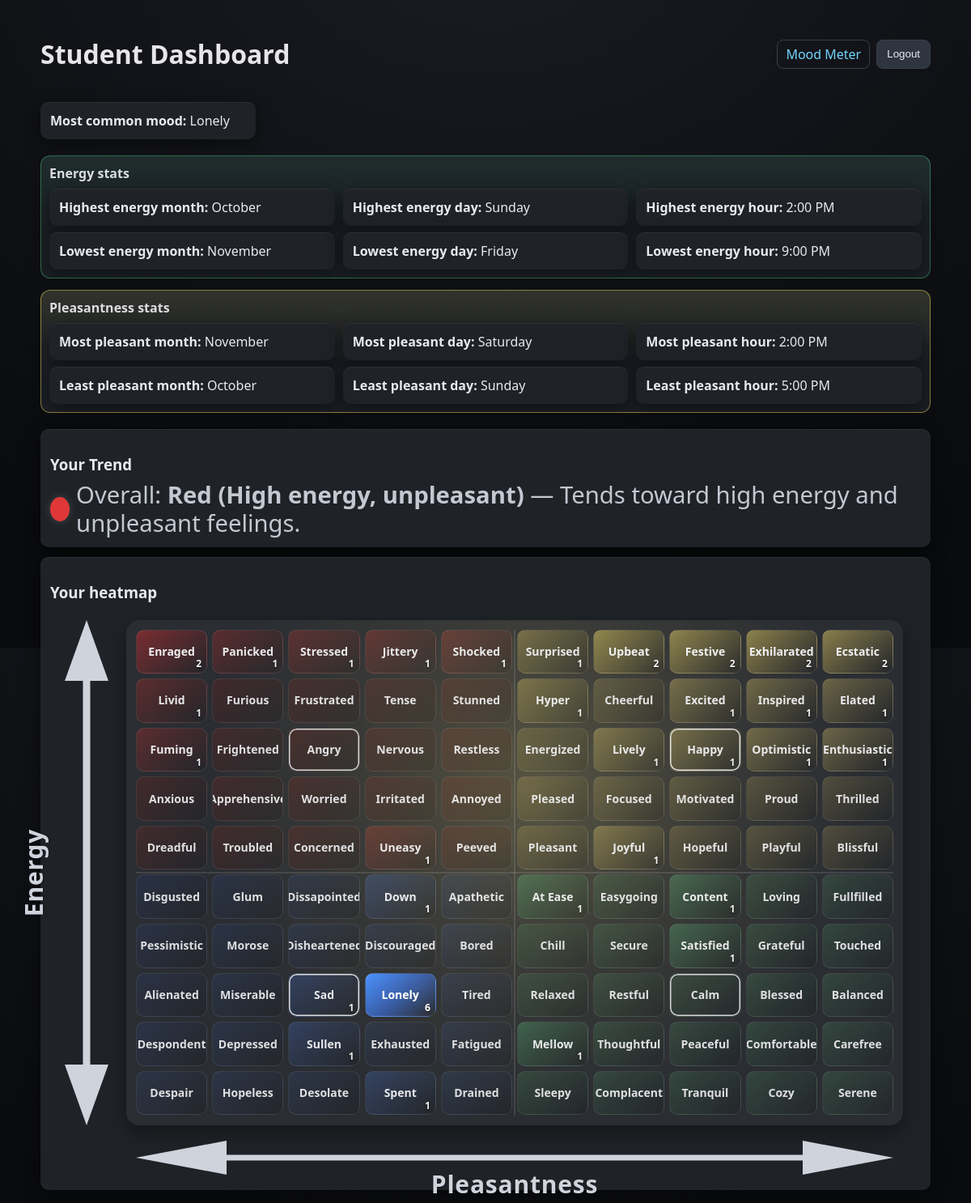
The app's page /dashboard?self=1 (signed in) with its own data.
### app.py (models this page shows)
class MoodSubmission(db.Model):
    __tablename__ = 'mood_submissions'
    id = db.Column(db.Integer, primary_key=True)
    user_id = db.Column(db.String(36), db.ForeignKey('users.id'), nullable=True, index=True)
    user = db.relationship('User', backref=db.backref('mood_submissions', lazy=True))
    x = db.Column(db.Integer, nullable=False)
    y = db.Column(db.Integer, nullable=False)
    label = db.Column(db.String(255), nullable=True)
    chosen_at = db.Column(db.DateTime(timezone=True), nullable=False, index=True)
    ip = db.Column(db.String(45), nullable=True)
    created_at = db.Column(db.DateTime(timezone=True), nullable=False, default=lambda: datetime.now(timezone.utc), index=True)
    session_id = db.Column(db.Integer, db.ForeignKey('sessions.id'), nullable=True, index=True)

### app.py (the view, shortened to what this page needs)
@app.route('/dashboard')
def dashboard():
    if not getattr(current_user, 'is_authenticated', False):
        return redirect(url_for('login_view'))
    grid = get_label_grid()
    df, dt, tf, tt = _parse_dt_filters()
    is_super = getattr(current_user, 'role', 'student') == 'super'
    self_mode = request.args.get('self') in ('1', 'true', 'True')
    if (current_user.role in ('teacher', 'super')) and self_mode:
        q = MoodSubmission.query.filter(MoodSubmission.user_id == current_user.get_id())
        q = _apply_filters(q, df, dt, tf, tt)
        subs = q.all()
        stats = _compute_stats(subs)
        return render_template(
            'student_dashboard.html',
            grid=grid,
            size=(10 if grid else 0),
            stats=stats,
            filters={'date_from': df, 'date_to': dt, 'time_from': tf, 'time_to': tt},
        )

### app.py (called while the page is built, shortened)
@app.before_request
def _diag_before_request():
    g.__req_start = time.perf_counter()
    g.__request_id = request.headers.get('X-Request-Id') or uuid.uuid4().hex[:12]
    g.__client_ip = request.headers.get('X-Forwarded-For', request.remote_addr) or 'unknown'

@app.after_request
def _diag_after_request(resp: Response):
    try:
        dur_ms = None
        if hasattr(g, '__req_start'):
            dur_ms = int((time.perf_counter() - g.__req_start) * 1000)
        resp.headers['X-Instance-Id'] = INSTANCE_ID
        if hasattr(g, '__request_id'):
            resp.headers['X-Request-Id'] = g.__request_id
        app.logger.info(
            "req method=%s path=%s status=%s dur_ms=%s ip=%s rid=%s ua=%s",
            request.method,
            request.path,
            resp.status_code,
            dur_ms,
            getattr(g, '__client_ip', 'unknown'),
            getattr(g, '__request_id', '-'),
            (request.user_agent.string[:120] if request.user_agent else '-'),
        )
    except Exception:
        pass
    return resp

@login_manager.user_loader
def load_user(user_id: str):
    return db.session.get(User, user_id)

def get_label_grid() -> list[list[str]]:
    csv_path = Path(__file__).parent / 'Mood_Meter_DataFrame.csv'
    try:
        mtime = os.path.getmtime(csv_path)
    except Exception:
        mtime = None
    return _load_grid_cached(str(csv_path), mtime)

def _parse_dt_filters():
    df = request.args.get('date_from') or None
    dt = request.args.get('date_to') or None
    tf = request.args.get('time_from') or None
    tt = request.args.get('time_to') or None
    return df, dt, tf, tt

def _apply_filters(query, date_from: Optional[str], date_to: Optional[str], time_from: Optional[str], time_to: Optional[str]):
    if date_from:
        try:
            start = datetime.strptime(date_from, '%Y-%m-%d').replace(tzinfo=timezone.utc)
            query = query.filter(MoodSubmission.chosen_at >= start)
        except Exception:
            pass
    return query

### templates/student_dashboard.html (shortened to what this page needs)
<!doctype html>
<html lang="en">
<head>
  <link rel="stylesheet" href="https://unpkg.com/modern-css-reset/dist/reset.min.css">
  <link rel="stylesheet" href="{{ url_for('static', filename='css/styles.css') }}" />
</head>
<body>
  <div class="dash-container">
    <div class="dash-header">
      <h1>Student Dashboard</h1>
      <div class="header-actions">
        <a class="link-btn" href="{{ url_for('index') }}">Mood Meter</a>
        <form method="post" action="{{ url_for('logout_view') }}">
          <button type="submit" class="btn">Logout</button>
        </form>
      </div>
    </div>
    <div class="stats">
      <div class="card"><strong>Most common mood:</strong> {{ stats.most_common_mood or '—' }}</div>
    </div>
    {% set month_names = ['', 'January', 'February', 'March', 'April', 'May', 'June', 'July', 'August', 'September', 'October', 'November', 'December'] %}
    {% set day_names = ['Monday', 'Tuesday', 'Wednesday', 'Thursday', 'Friday', 'Saturday', 'Sunday'] %}
    {% macro hour12(h) -%}
      {%- if h is not none -%}
        {{ (h % 12) if (h % 12) else 12 }}:00 {{ 'PM' if h >= 12 else 'AM' }}
      {%- else -%}
        —
      {%- endif -%}
    {%- endmacro %}
    <div class="stat-sections">
      <section class="stat-section energy-theme" aria-labelledby="energy-stats-title">
        <h3 id="energy-stats-title" class="section-title">Energy stats</h3>
        <div class="stat-grid">
          <div class="stat-stack">
            <div class="card"><strong>Highest energy month:</strong> {{ month_names[stats.month_high_energy] if stats.month_high_energy is not none else '—' }}</div>
            <div class="card"><strong>Lowest energy month:</strong> {{ month_names[stats.month_low_energy] if stats.month_low_energy is not none else '—' }}</div>
          </div>
          <div class="stat-stack">
            <div class="card"><strong>Highest energy day:</strong> {{ day_names[stats.day_high_energy] if stats.day_high_energy is not none else '—' }}</div>
            <div class="card"><strong>Lowest energy day:</strong> {{ day_names[stats.day_low_energy] if stats.day_low_energy is not none else '—' }}</div>
          </div>
          <div class="stat-stack">
            <div class="card"><strong>Highest energy hour:</strong> {{ hour12(stats.time_high_energy) }}</div>
            <div class="card"><strong>Lowest energy hour:</strong> {{ hour12(stats.time_low_energy) }}</div>
          </div>
        </div>
      </section>
      <section class="stat-section pleasant-theme" aria-labelledby="pleasant-stats-title">
        <h3 id="pleasant-stats-title" class="section-title">Pleasantness stats</h3>
        <div class="stat-grid">
          <div class="stat-stack">
            <div class="card"><strong>Most pleasant month:</strong> {{ month_names[stats.month_most_pleasant] if stats.month_most_pleasant is not none else '—' }}</div>
            <div class="card"><strong>Least pleasant month:</strong> {{ month_names[stats.month_least_pleasant] if stats.month_least_pleasant is not none else '—' }}</div>
          </div>
          <div class="stat-stack">
            <div class="card"><strong>Most pleasant day:</strong> {{ day_names[stats.day_most_pleasant] if stats.day_most_pleasant is not none else '—' }}</div>
            <div class="card"><strong>Least pleasant day:</strong> {{ day_names[stats.day_least_pleasant] if stats.day_least_pleasant is not none else '—' }}</div>
          </div>
          <div class="stat-stack">
            <div class="card"><strong>Most pleasant hour:</strong> {{ hour12(stats.time_most_pleasant) }}</div>
            <div class="card"><strong>Least pleasant hour:</strong> {{ hour12(stats.time_least_pleasant) }}</div>
          </div>
        </div>
      </section>
    </div>
    <div class="card" style="margin-bottom:12px;">
      <h3 style="margin-bottom:8px;">Your Trend</h3>
      {% if stats.avg_x is not none %}
      <div class="avg-legend" aria-live="polite" style="margin-top:8px; font-size: 39px; line-height: 1.2;">
        {% set quad = stats.avg_quadrant or '' %}
        {% if quad == 'red' %}{% set dot_class = 'q-red' %}
        {% elif quad == 'yellow' %}{% set dot_class = 'q-yellow' %}
        {% elif quad == 'blue' %}{% set dot_class = 'q-blue' %}
        {% else %}{% set dot_class = 'q-green' %}{% endif %}
        <span class="dot {{ dot_class }}" style="width:30px; height:30px;"></span>
        <span class="label">Overall: <strong>{{ stats.avg_quadrant_label }}</strong>{% if stats.avg_meaning %} — {{ stats.avg_meaning }}{% endif %}</span>
      </div>
      {% endif %}
    </div>
    <div class="card">
      <h3 style="margin-bottom:10px">Your heatmap</h3>
      <div class="axes-layout">
        <div class="axis-y" aria-hidden="true">
          <div class="axis-label axis-label-y">Energy</div>
        </div>
        <div class="grid-wrapper">
          <div class="grid" role="grid" aria-label="Heatmap grid"
               data-avg-tx="{{ stats.avg_tx if stats.avg_tx is not none else '' }}"
               data-avg-ty="{{ stats.avg_ty if stats.avg_ty is not none else '' }}"
               data-scope="student">
            {% set maxc = stats.max_count or 0 %}
            {% for y in range(size) %}
              <div class="row" role="row">
                {% for x in range(size) %}
                  {% set c = stats.heatmap[y][x] %}
                  {% set t = (c / maxc) if maxc else 0 %}
                  {% set label = grid[y][x] %}
                  <div class="cell" data-x="{{ x }}" data-y="{{ y }}" data-intensity="{{ t }}" data-count="{{ c }}" data-cell-label="{{ label }}">
                    <span class="cell-label">{{ label }}</span>
                    {% if c %}<span class="heat-count">{{ c }}</span>{% endif %}
                  </div>
                {% endfor %}
              </div>
            {% endfor %}
          </div>
        </div>
        <div class="axis-x" aria-hidden="true">
          <div class="axis-label axis-label-x">Pleasantness</div>
        </div>
      </div>
    </div>
  </div>
</body>
</html>

### static/css/styles.css (style rules this page uses)
:root { --bg: #0f0f12; --text: #e6e6ea; --muted: #a0a3ad; --axis: #cfd3dc; --cell-border: rgba(255,255,255,0.1); --hover-outline: rgba(255,255,255,0.6); --selected-outline: #ffffff; --shadow: 0 10px 25px rgba(0,0,0,0.35); }
html, body { height: 100%; }
body { font-family: ui-sans-serif, system-ui, -apple-system, Segoe UI, Roboto, Arial, Noto Sans, "Apple Color Emoji", "Segoe UI Emoji"; background: radial-gradient(1200px 800px at 50% -10%, #1b1c22 0%, #0f1014 60%, #0a0b0e 100%); color: var(--text); }
.axes-layout { display: grid; grid-template-columns: auto minmax(240px, 78vw) auto; grid-template-rows: auto minmax(240px, 78vh) auto; gap: 12px 16px; align-items: center; justify-items: center; width: 100%; max-width: 1200px; }
.grid-wrapper { grid-column: 2; grid-row: 2; width: 100%; height: 100%; display: flex; flex-direction: column; align-items: center; }
.grid { width: 100%; height: 100%; display: grid; grid-template-rows: repeat(10, 1fr); grid-template-columns: repeat(10, 1fr); gap: 6px; --grid-pad: 12px; padding: var(--grid-pad); border-radius: 16px; background: rgba(255,255,255,0.05); box-shadow: var(--shadow); position: relative; }
.grid::before, .grid::after { content: ""; position: absolute; pointer-events: none; background: rgba(255,255,255,0.22); z-index: 1; }
.grid::before { left: var(--grid-pad); right: var(--grid-pad); top: 50%; height: 1px; transform: translateY(-0.5px); }
.grid::after { top: var(--grid-pad); bottom: var(--grid-pad); left: 50%; width: 1px; transform: translateX(-0.5px); }
.row { display: contents; }
.cell { appearance: none; border: 1px solid var(--cell-border); background: #22242b; border-radius: 10px; color: #f8f8fb; font-size: clamp(10px, 1.3vw, 14px); font-weight: 600; padding: 4px; display: flex; align-items: center; justify-content: center; text-align: center; line-height: 1.15; transition: transform 120ms ease, box-shadow 120ms ease, border-color 120ms ease, background 200ms ease, filter 200ms ease; position: relative; overflow: hidden; }
.cell::after { content: ""; position: absolute; inset: 0; border-radius: inherit; box-shadow: inset 0 0 0 0px transparent; transition: box-shadow 120ms ease; }
.cell-label { pointer-events: none; padding: 6px; }
.grid .cell[data-cell-label="Angry" i], .grid .cell[data-cell-label="Happy" i], .grid .cell[data-cell-label="Calm" i], .grid .cell[data-cell-label="Sad" i], .grid .cell[data-label="Angry" i], .grid .cell[data-label="Happy" i], .grid .cell[data-label="Calm" i], .grid .cell[data-label="Sad" i] { position: relative; }
.grid .cell[data-cell-label="Angry" i]::after, .grid .cell[data-cell-label="Happy" i]::after, .grid .cell[data-cell-label="Calm" i]::after, .grid .cell[data-cell-label="Sad" i]::after, .grid .cell[data-label="Angry" i]::after, .grid .cell[data-label="Happy" i]::after, .grid .cell[data-label="Calm" i]::after, .grid .cell[data-label="Sad" i]::after { box-shadow: inset 0 0 0 1.5px rgba(255,255,255,0.9); }
.axis-x { grid-column: 2; grid-row: 3; width: 100%; height: 56px; position: relative; color: var(--axis); }
.axis-y { grid-column: 1; grid-row: 2; width: 72px; height: 100%; position: relative; color: var(--axis); }
.axis-x-svg, .axis-y-svg { position: absolute; inset: 0; width: 100%; height: 100%; }
.axis-label { position: absolute; font-weight: 900; letter-spacing: 0.8px; color: var(--axis); text-shadow: 0 1px 2px rgba(0,0,0,0.4); font-size: clamp(18px, 2.6vw, 30px); pointer-events: none; }
.axis-label-x { left: 50%; top: calc(50% + 12px); transform: translateX(-50%); }
.axis-label-y { left: auto; right: calc(50% + 12px); top: 50%; transform: translateY(-50%) rotate(-90deg); transform-origin: center; white-space: nowrap; }
:root { --tap-min: 40px; }
button, .btn, .google-login-btn, .logout-btn, input, select { min-height: 36px; }
.avg-legend { display: flex; align-items: center; gap: 8px; margin-top: 10px; font-size: 13px; color: #ccd1db; }
.avg-legend .dot { width: 10px; height: 10px; border-radius: 50%; box-shadow: 0 0 10px rgba(255,255,255,0.18); }
.avg-legend .label { opacity: .95; font-size: 75%; }
.avg-legend .dot.q-red { background: #E03838; }
.axis-x, .axis-y, .axis-x-svg, .axis-y-svg, .axis-label { background: transparent !important; box-shadow: none !important; border: 0 !important; }

### records on screen
MoodSubmission: label "Lonely"
MoodSubmission: label "Panicked", x "1"
MoodSubmission: label "Livid", y "1"
MoodSubmission: label "Hyper", y "1"
MoodSubmission: label "Excited", y "1"
MoodSubmission: label "Inspired", y "1"
MoodSubmission: label "Elated", y "1"

### other values on screen
{{ (h % 12) if (h % 12) else 12 }} "2 9 2 5"
{{ 'PM' if h >= 12 else 'AM' }} "PM PM PM PM"
{{ stats.avg_quadrant_label }} "Red (High energy, unpleasant)"
{{ stats.avg_meaning }} "Tends toward high energy and unpleasant feelings."
{{ label }} "Enraged" "Stressed" "Jittery" "Shocked" "Surprised" "Upbeat" "Festive" "Exhilarated" "Ecstatic" "Furious" "Frustrated" "Tense" "Stunned" "Cheerful" "Fuming" "Frightened" "Angry" "Nervous" "Restless" "Energized" "Lively" "Happy" "Optimistic" "Enthusiastic" "Anxious" "Worried" "Irritated" "Annoyed" "Pleased" "Focused" "Motivated" "Proud" "Thrilled" "Dreadful" "Troubled" "Concerned" "Uneasy" "Peeved" "Pleasant" "Joyful" "Hopeful" "Playful" "Blissful" "Disgusted" "Glum" "Down" "Apathetic" "At Ease" "Easygoing" "Content" "Loving" "Fullfilled" "Pessimistic" "Morose" "Discouraged" "Bored" "Chill" "Secure" "Satisfied" "Grateful" "Touched" "Alienated" "Miserable" "Sad" "Lonely" "Tired" "Relaxed" "Restful" "Calm" "Blessed" "Balanced" "Despondent" "Depressed" "Sullen" "Exhausted" "Fatigued" "Mellow" "Thoughtful" "Peaceful" "Comfortable" "Carefree" "Despair" "Hopeless" "Desolate" "Spent" "Drained" "Sleepy" "Complacent" "Tranquil" "Cozy" "Serene"
{{ c }} "2" "1" "1" "1" "1" "2" "2" "2" "2" "1" "1" "1" "1" "1" "1" "1" "1" "1" "1" "1" "1" "6" "1" "1" "1"
